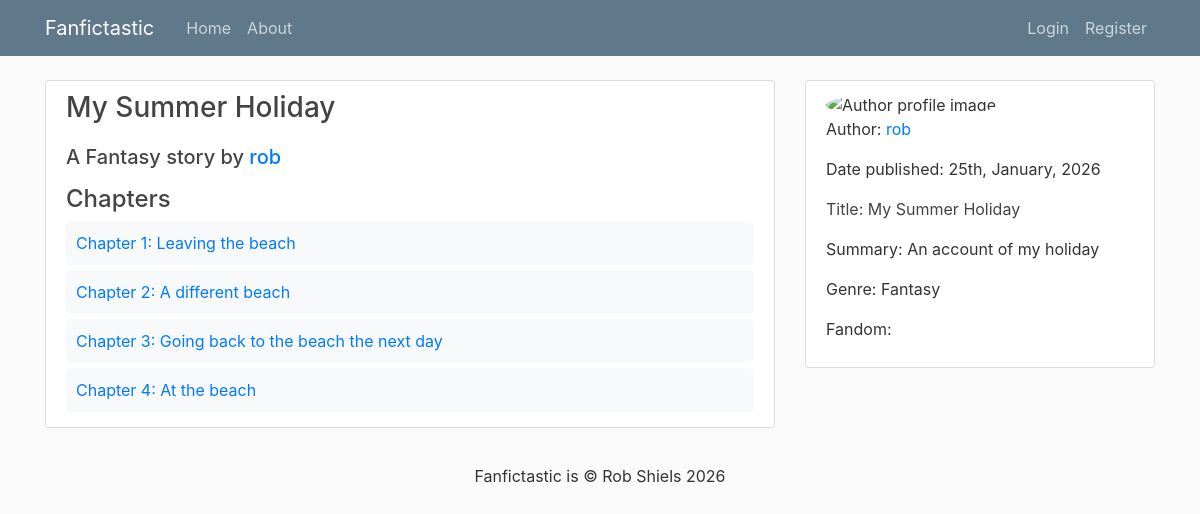
/7/, run on an earlier commit of the app's database.
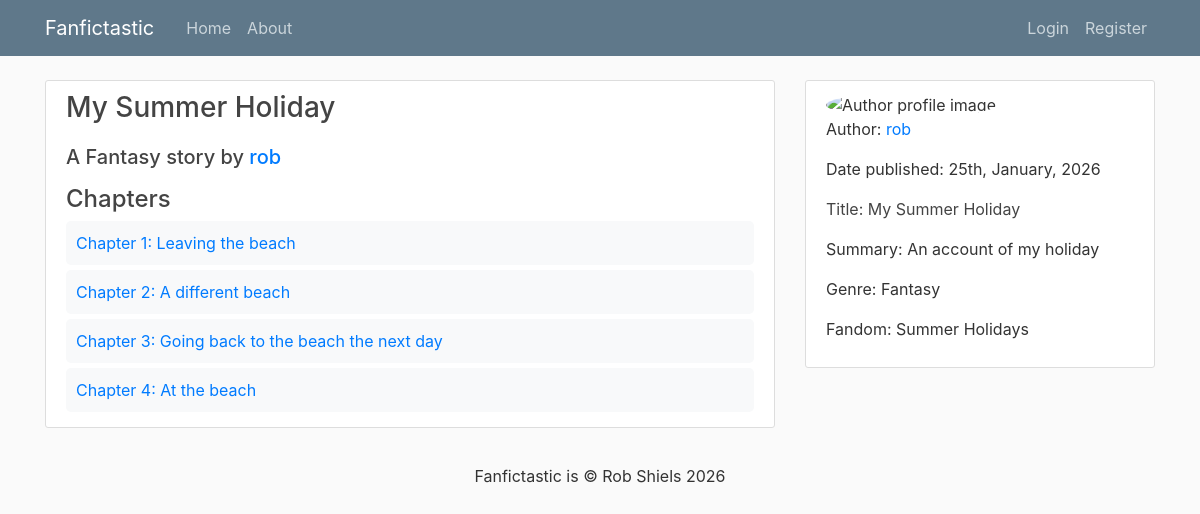
And on a later commit of the database.
### stories/models.py (models this page shows, shortened)
class Story(models.Model):
    STATUS_CHOICES = [
        ("draft", "Draft (private)"),
        ("published", "Published"),
    ]
    title = models.CharField(max_length=100)
    author = models.ForeignKey(User, on_delete=models.CASCADE, related_name="stories")
    summary = models.TextField(max_length=500)
    fandom = models.CharField(max_length=100)
    genre = models.ForeignKey(
        Genre, on_delete=models.SET_NULL, null=True, related_name="stories"
    )
    status = models.CharField(max_length=20, choices=STATUS_CHOICES, default="draft")
    date_published = models.DateTimeField(default=timezone.now)
    cover_image = models.ImageField(
        upload_to="covers/", storage=MediaCloudinaryStorage(), blank=True, null=True
    )
    def get_cover_image_url(self):
        if self.cover_image:
            return cloudinary_url(
                self.cover_image.name, width=140, height=210, crop="fill"
            )[0]
        else:
            return static("stories/default-cover.jpg")

class Genre(models.Model):
    name = models.CharField(max_length=50, unique=True)
    def __str__(self):
        return self.name

### stories/views.py (the view)
# urls.py: path("<int:pk>/", StoryDetailView.as_view(), name="story-detail"),
class StoryDetailView(DetailView):
    model = Story
    def get_context_data(self, **kwargs):
        context = super().get_context_data(**kwargs)
        context["chapters"] = self.object.chapters.all()
        context["title"] = self.object.title
        return context

### users/models.py (called while the page is built)
    def get_image_url(self):
        if self.image:  # Generate a Cloudinary thumbnail URL
            return cloudinary_url(self.image.name, width=300, height=300, crop="lfill")[
                0
            ]
        else:  # Fallback to static default image
            return static("users/default-profile.png")

### stories/templates/stories/story_detail.html (shortened to what this page needs)
{% extends "stories/base.html" %}
{% load static %}
{% block content %}
<article class="media content-section">
    <div class="media-body">
        <h1>{{ object.title }}</h1>
        <h5>A {{ object.genre }} story by <a class="mr-2" href="{% url 'user-stories' story.author.username %}">{{ object.author }}</a>
        </h5>
        <h2>Chapters</h2>
        <ul id="chapter-list" data-story-id="{{ object.id }}">
            {% for chapter in object.chapters.all %}
            <li class="chapter-item" data-chapter-id="{{ chapter.id }}">
                <a href="{% url 'chapter-detail' object.id chapter.number %}">
                    Chapter {{ chapter.number }}: {{ chapter.title }}
                </a>
            </li>
            {% empty %}
            <li>No chapters yet.</li>
            {% endfor %}
        </ul>
    </div>
</article>
{% endblock content %}
{% block sidebar %}
<div class="content-section">
    <div><img class="rounded-circle article-img" alt="Author profile image" src="{{ object.author.profile.get_image_url }}"></div>
    <p class="article-summary">Author: <a class="mr-2" href="{% url 'user-stories' story.author.username %}">
            {{ object.author }}</a></p>
    <p class="article-date-published">Date published: {{ object.date_published|date:'dS, F, Y' }}</p>
    <p class="article-title">Title: {{ object.title }}</p>
    <p class="article-summary">Summary: {{ object.summary }}</p>
    <p class="article-genre">Genre: {{ object.genre }}</p>
    <p class="article-genre">Fandom: {{ object.fandom }}</p>
</div>
{% endblock %}

What changed in the data, as far as the page shows it:
changed Story "My Summer Holiday": fandom (not shown) → "Summer Holidays"
